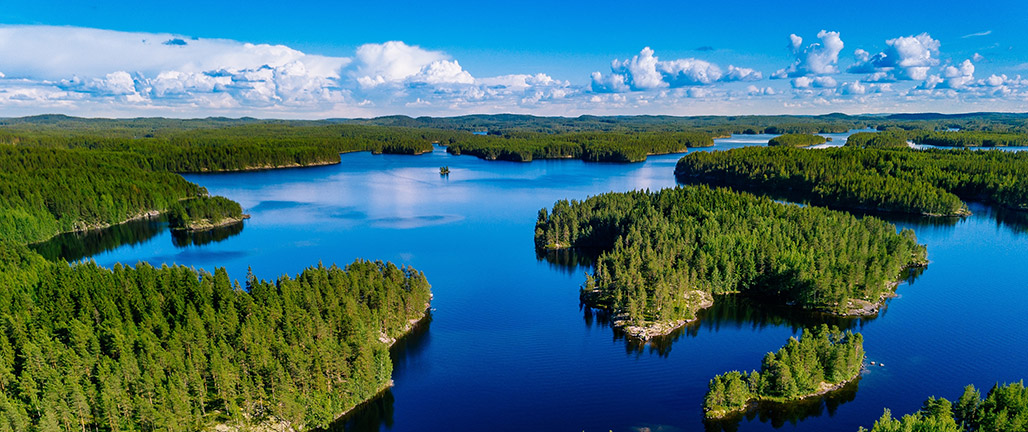
#> input picture Resources/image-1.jpg, 1028 x 432 px
$ python Chapter_2.py
#> lines starting #> are read from the running program, lines starting #| are printed output that depends on the picture; after the words box and inside, x2 and y2 are one past the last pixel; in counts of white or black regions, pixels touching at a corner belong together
# Basic function

import cv2
import numpy as np

img = cv2.imread("Resources/image-1.jpg")
#> img is the input picture: shape (432, 1028, 3); mean B, G, R 120.8, 111, 62.6
kernel = np.ones((5,5), np.uint8)

# Convert to grayscale
imgGray = cv2.cvtColor(img, cv2.COLOR_BGR2GRAY)
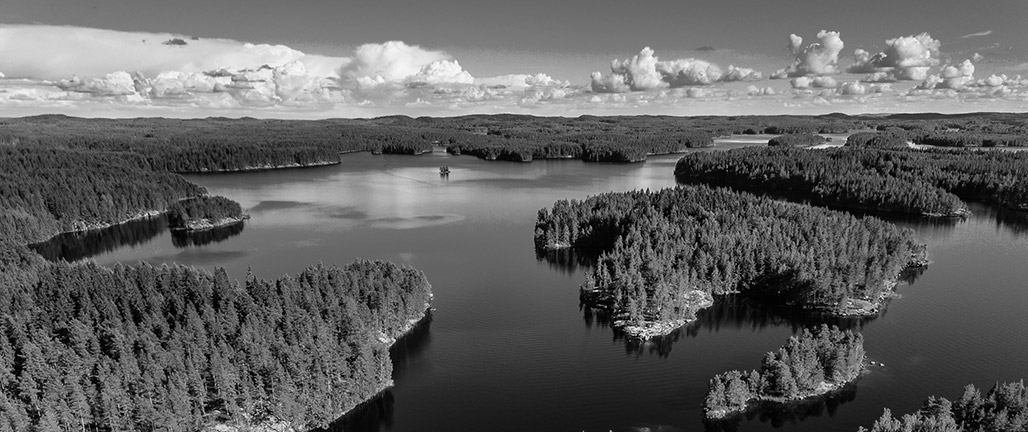
#> imgGray: shape (432, 1028); min 0, max 254, mean 97.7
imgBlur = cv2.GaussianBlur(imgGray, (7,7), 0)
imgCany = cv2.Canny(img, 300, 400)
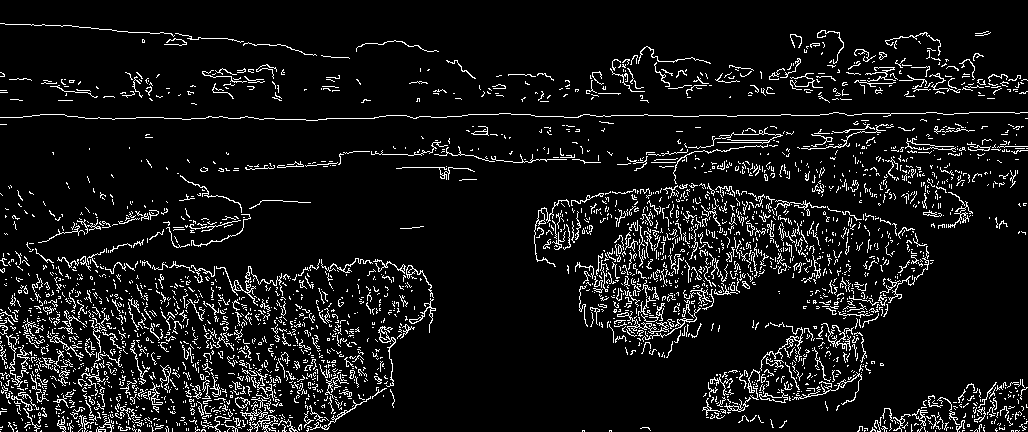
#> imgCany: shape (432, 1028); 8.1% white in thin lines or dots
imgDialation = cv2.dilate(imgCany, kernel, iterations=1)
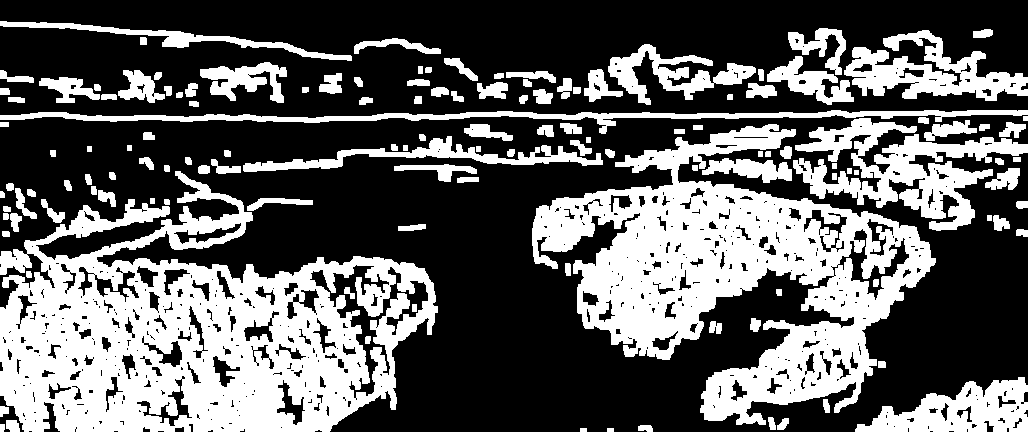
#> imgDialation: shape (432, 1028); 37.6% white; 134 white regions, largest, box (x1, y1, x2, y2) and area: (0, 171, 438, 432) 60296, (532, 124, 936, 425) 49813, (793, 118, 1028, 231) 10196
imgEroded = cv2.erode(imgDialation, kernel, iterations=1)
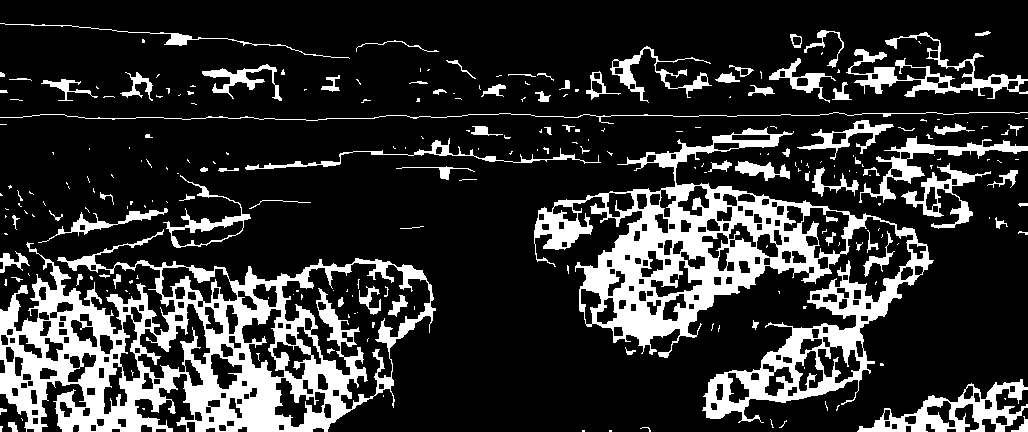
#> imgEroded: shape (432, 1028); 19.5% white; 251 white regions (165 under 20 px), largest, box (x1, y1, x2, y2) and area: (0, 229, 436, 432) 32239, (534, 127, 934, 423) 29353, (857, 379, 1028, 432) 3092

# [6 lines of commented-out code are left out]
cv2.imshow("Dialation", imgDialation)
cv2.waitKey(0)
cv2.imshow("Eroded", imgEroded)
cv2.waitKey(0)

$ run again, with Resources/IMG_1681.jpg copied over Resources/image-1.jpg
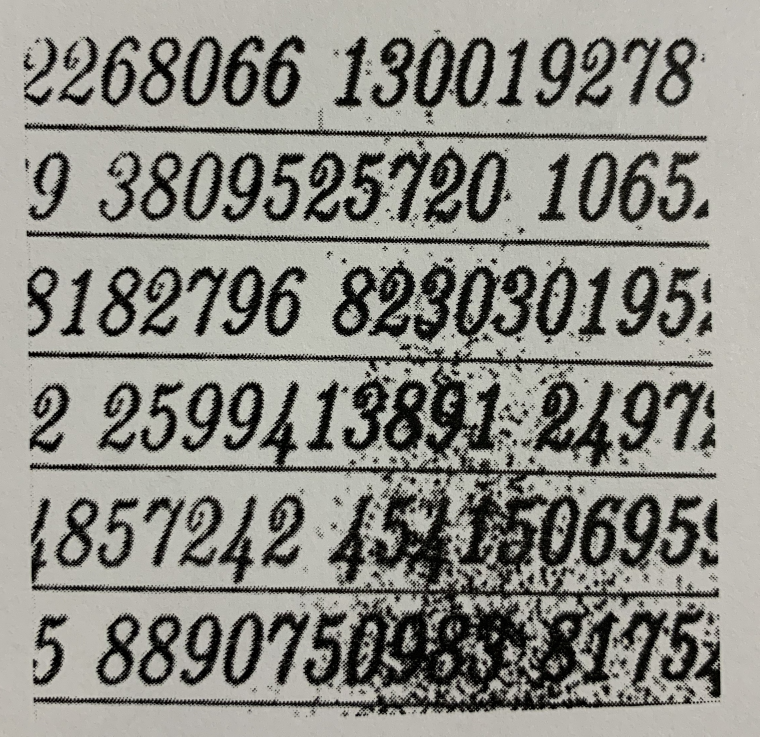
#> input picture Resources/IMG_1681.jpg, 2278 x 2209 px (shown at 1/3 size)
#> img is the input picture: shape (2209, 2278, 3); mean B, G, R 134.5, 141, 141.8
#> `imgCany = cv2.Canny(img, 300, 400)`:
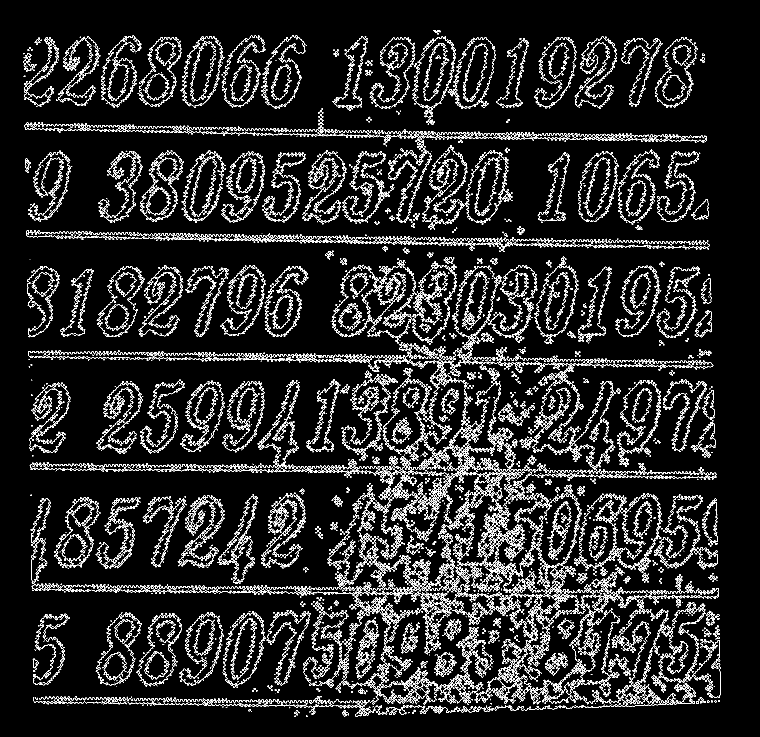
#> imgCany: shape (2209, 2278) (shown at 1/3 size); 6.8% white in thin lines or dots, all inside (x1, y1, x2, y2) = (70, 90, 2162, 2151)
#> imgDialation: shape (2209, 2278); 30.3% white; 236 white regions, largest, box (x1, y1, x2, y2) and area: (83, 770, 2164, 2151) 694181, (72, 323, 2123, 686) 55430, (78, 689, 2131, 758) 45797
#> `imgEroded = cv2.erode(imgDialation, kernel, iterations=1)`:
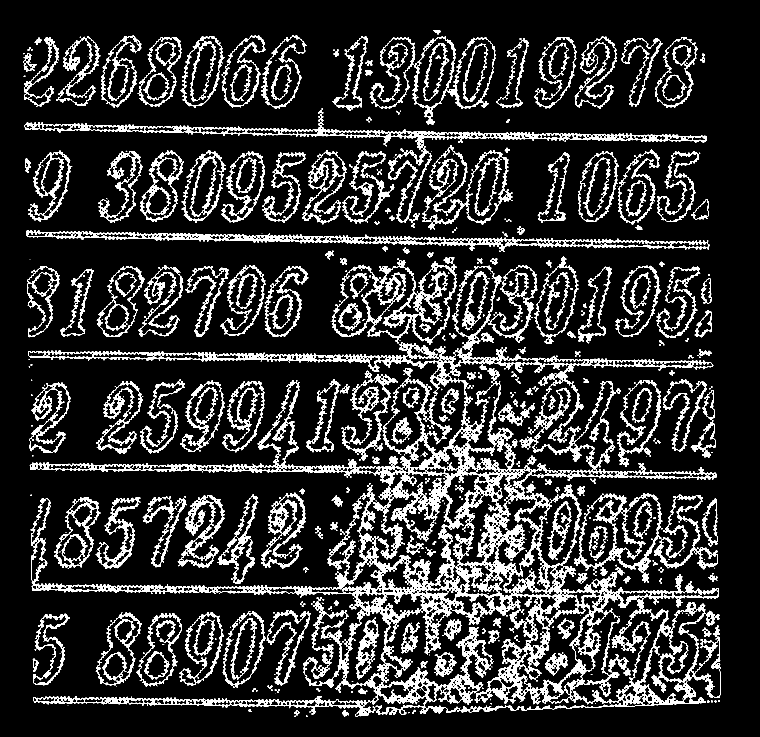
#> imgEroded: shape (2209, 2278) (shown at 1/3 size); 14.3% white; 1064 white regions (586 under 20 px), largest, box (x1, y1, x2, y2) and area: (85, 1030, 2157, 2149) 274197, (80, 691, 2129, 756) 21614, (74, 367, 2121, 448) 20819
